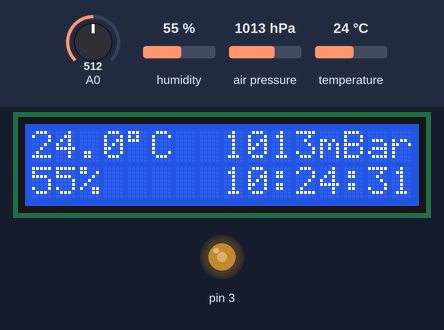
Simulated run of this sketch. Board: Arduino Uno, built with avr-gcc and run on an emulated ATmega328P. On the bench: 16×2 character LCD, output pins drawn as LEDs (lit = HIGH). Inputs (shaded band) come from the test bench; at power-on: A0 = 512, air pressure 1013 hPa, temperature 24 °C, humidity 55 %. The local clock reads 2024-03-15 10:24:30 at power-on unless the sketch sets it; storage starts empty; what the sketch prints to the serial monitor is not drawn.

Above: at 1.7 s.
1.8 s: A0 set to 106
At 2.9 s:
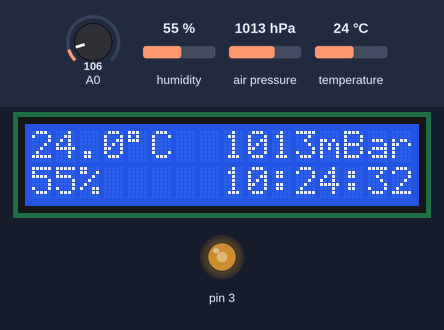
5.9 s: A0 set to 90
7.6 s: air pressure set to 952 hPa
At 10.8 s:
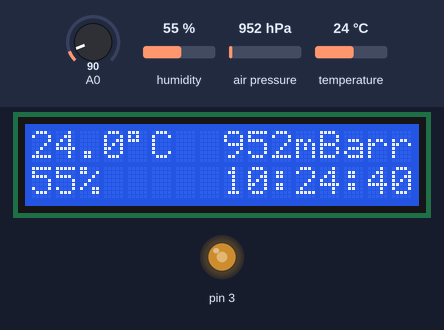
11.7 s: temperature set to 1 °C
At 12.9 s:
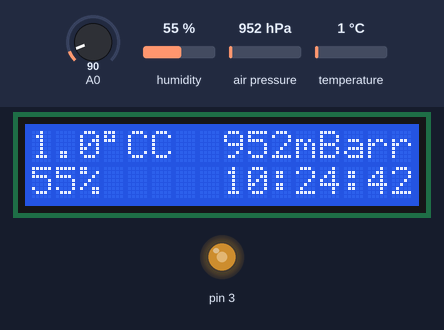
15.8 s: air pressure set to 1000 hPa
At 16.9 s:
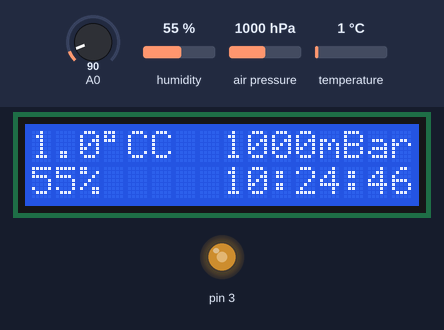
19.9 s: humidity set to 22 %
At 20.8 s:
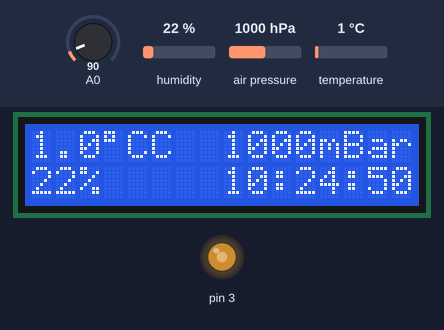
Timing chart, 0 to 22.9 s (numbered marks = the images above; inputs shaded):
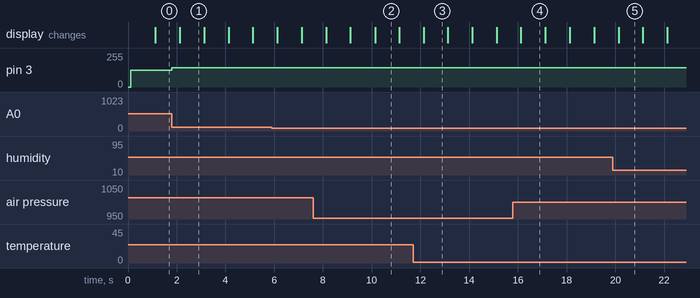

The sketch:

Datalogging_Weather_Station.ino
```cpp
#include <stdint.h>
#include "SparkFunBME280.h"

#include "Wire.h"
#include "SPI.h"
#include "RTClib.h"
#include <LiquidCrystal.h>
#include <SD.h>


//Global sensor object
BME280 mySensor;


unsigned long previousTime = 0;
unsigned long currentTime = 0;
const int interval = 1000; // 1000 ms between actions
int i = 0;

//Creates the variables used in the program
float Temperature;
float displayTemp;
float maxTemp;
float minTemp;
String displayString;
float displayMinTemp;
float displayMaxTemp;
float Pressure;
float Humidity;
String Hour;
String Minute;
String Second;
int counter = 1;
int counterTwo = 1;
String unit;


File dataFile;

char fileName[16];


const int RIGHT_KEY = 1; // define some symbolic names for the keys
const int UP_KEY = 2;
const int DOWN_KEY = 3;
const int LEFT_KEY = 4;
const int SELECT_KEY = 5;


int backlight = 127;
bool flag = true;

const int chipSelect = 10;

RTC_DS1307 rtc;

LiquidCrystal lcd(8,9,4,5,6,7);


void setup()
{
Serial.begin(9600);

while (!Serial) {
    ; // wait for serial port to connect. Needed for native USB port only
  }


  Serial.print("Initializing SD card...");

  // see if the card is present and can be initialized:
  if (!SD.begin(chipSelect)) {
    Serial.println("Card failed, or not present");
    // don't do anything more:
    while (1);
  }
  Serial.println("card initialized.");


    if (! rtc.begin()) {
    Serial.println("Couldn't find RTC");
    while (1);
  }
  if (! rtc.isrunning()) {
    Serial.println("RTC is NOT running!");
    // following line sets the RTC to the date & time this sketch was compiled
    rtc.adjust(DateTime(F(__DATE__), F(__TIME__)));
    // This line sets the RTC with an explicit date & time, for example to set
    // November 12, 2019 at 3pm you would call:
    // rtc.adjust(DateTime(2019, 11, 12, 15, 24, 0));
  }

  FileBuilder();


  //Initializes the BME280 sensor to run using an I2C protocol
  mySensor.settings.commInterface = I2C_MODE;
  mySensor.settings.I2CAddress = 0x77;


  //***Operation settings*****************************//
  mySensor.settings.runMode = 3; //  3, Normal mode
  mySensor.settings.tStandby = 0; //  0, 0.5ms
  mySensor.settings.filter = 0; //  0, filter off
  //tempOverSample can be:
  //  0, skipped
  //  1 through 5, oversampling *1, *2, *4, *8, *16 respectively
  mySensor.settings.tempOverSample = 1;
  //pressOverSample can be:
  //  0, skipped
  //  1 through 5, oversampling *1, *2, *4, *8, *16 respectively
    mySensor.settings.pressOverSample = 1;
  //humidOverSample can be:
  //  0, skipped
  //  1 through 5, oversampling *1, *2, *4, *8, *16 respectively
  mySensor.settings.humidOverSample = 1;

  // Initialzes the LCD screen & tells the Arduino the dimensions of the screen
  lcd.begin(16, 2);

  delay(10);  //Make sure sensor had enough time to turn on. BME280 requires 2ms to start up.

  // Gets the sensor to start taking readings
  mySensor.begin();


  Serial.print("Welcome to the hyper advanced weather monitor\n\n");
  Serial.print("Temperature: \tPressure: \tHumidity:\n\n");


  SensorDataReader();
  minTemp = Temperature;
  maxTemp = Temperature;
  // variable used to help keep track of time so readings can be made every second
  previousTime = millis();
}

void loop()
{

currentTime = millis(); // record current time

 // if statement to check if 1 second interval has elapsed
  keyPad();
  if (currentTime - previousTime >= interval)
  {
    previousTime = currentTime; // update previous time
  //Calls the functions which reads data from the BME280 sensor, formats it, and writes the formatted data to the LCD
  SensorDataReader();
  TimeReader();

  //will check to see if a new minimum or maximum temperature has been recorded
  minTempChecker();
  maxTempChecker();

  //calls the temperature conversion function
  tempConverter();

  //calls the function to write to the LCD monitor
  LCDWriter();
   i++;
   if (i == 10)
   {
    i = 0;
    //prints the recorded values to the serial monitor
    Serial.print(String(Temperature) + "°C\t\t");
    Serial.print(String(Pressure) + "mBar\t");
    Serial.print(String(Humidity) + "%\n");
    //calls the fileWriter function
    FileWriter();
   }
  }

  //sets the  LED backlight to the backlight value
  analogWrite(3, backlight);
}

// Function which formats data from the Arduino modules, and writes the formatted data to the LCD
void LCDWriter()
{
  // sets the LCD to print the next set of data from the top left corner of the screen
  lcd.setCursor(0, 0);
  // prints a formatted Temperature string to 1 decimal place & concatenates '°C' to the end
  lcd.print((String(displayTemp, 1)));
  if(counter != 3){
    //char 223 is used to print the degrees symbol to the LCD monitor if units are not kelvin
    lcd.print(char(223));
  }
  //will print the specified unit after the temperature is displayed
  lcd.print(unit);

  // sets the LCD to print the next set of data from the middle of the top part of the screen
  lcd.setCursor(8, 0);
  // prints a formatted Pressure string to 0 decimal places and concatenates the units 'mBar' to the end
  lcd.print(String(Pressure, 0) + "mBar");


  // sets the LCD to print the next set of data from the bottom left part of the screen
  lcd.setCursor(0, 1);
  if(counterTwo == 1){
    // prints a formatted Humidity string to 0 decimal places and concatenates a % symbol to the end
    lcd.print(String(Humidity, 0) + "%       ");

    lcd.setCursor(8, 1);
    //prints the time to the LCD monitor
    lcd.print(Hour + ":" + Minute + ":" + Second);
   } else {
    //prints the maximum and minimum temperatures
    lcd.print((String(displayMinTemp, 1)) + "/" + (String(displayMaxTemp, 1)) + "         ");
   }
}

//Reads the Temperature, Pressure & Humidity fron the BME280 Sensor
void SensorDataReader()
{
  Temperature = mySensor.readTempC();
  Pressure = (mySensor.readFloatPressure())/100; // converts the reading in Pascals to Millibar
  Humidity = mySensor.readFloatHumidity();
}

//will add the correct amount of zeros for the time recorded
String TimeFormatter(String arg)
{
  if (arg.length() == 1)
  {
    arg = "0" + arg;        //will add a zero beforehand if the number is one digit long
  }
  return arg;
}

//will get the current time and then format it correctly
void TimeReader()
{
  DateTime now = rtc.now();
  Hour = String(now.hour());
  Hour = TimeFormatter(Hour);

  Minute = String(now.minute());
  Minute = TimeFormatter(Minute);

  Second = String(now.second());
  Second = TimeFormatter(Second);
}

//will write the date,time, temperature, pressure and humidity to the file created
void FileWriter()
{
    DateTime now = rtc.now();
    dataFile = SD.open(fileName, FILE_WRITE);
    if (dataFile) {
    dataFile.print(now.day(), DEC);
    dataFile.print('/');
    dataFile.print(now.month(), DEC);
    dataFile.print('/');
    dataFile.print(now.year(), DEC);
    dataFile.print(',');
    dataFile.print(now.hour(), DEC);
    dataFile.print(':');
    dataFile.print(now.minute(), DEC);
    dataFile.print(':');
    dataFile.print(now.second(), DEC);
    dataFile.print(',');
    dataFile.print(Temperature,2);
    dataFile.print(',');
    dataFile.print(Pressure,2);
    dataFile.print(',');
    dataFile.print(Humidity,0);
    dataFile.print("\n");
    dataFile.close();
    }
}

//creates sequential file that the data will be written to
void FileBuilder()
{

int count = 0;
 do
  {
    sprintf(fileName, "DATA%04d.TXT", count);
    count++;
  }
  while(SD.exists(fileName));               //if file exists, add one to counter and try again
  }

//function to apply button functionality
void keyPad()
  {
    int A0Input = analogRead(A0); // temporary storage for analog input
    if (flag == true)
    {
      //Determine which button was pressed and applies their functionality
      switch (A0Input)
      {
      case 0 ... 100 :
        // RIGHT key pressed;
        counterTwo++;                          //identifies which display format to use on the bottom line
        if(counterTwo > 2){
          counterTwo = 1;
        }
        flag = false;
        return;
      case 101 ... 160:
        // UP key pressed
        backlight = constrain(backlight + 16,0,255);                 //increases brightness of screen
        flag = false;
        return ;
      case 161 ... 340:
        // DOWN key pressed
        backlight = constrain(backlight - 16,0,255);                 //decreases brightness of screen
        flag = false;
        return ;
      case 341 ... 510:
      // LEFT key pressed
        counter++;
        if(counter > 3)                         //identifies which unit of temperature to display in
        {
          counter = 1;
        }
        flag = false;
        return ;
      case 511 ... 750:
     // SELECT key pressed
     return ;
     default:
     return;

    }


  }
  //if no button is pressed flag is set to true so that buttons are not repeatedly triggered with one push
  if (A0Input > 800)
  {
    flag = true;
    return 0;
  }
}

//function to convert temperature into kelvin
float kel(float temp)
{
  float kelTemp = (temp + 273.15);
  return kelTemp;
}

//function to convert temperature into fahrenheit
float fah(float temp)
{
  float fahTemp = (temp*(9/5)+32);
  return fahTemp;
}

//Does temperature conversion for selected temperature scale
void tempConverter(){
  switch(counter){
    case 1:                                       //for celcius
    displayTemp = Temperature;
    displayString = (String(displayTemp, 1));
    unit = ("C");
    displayMinTemp = minTemp;
    displayMaxTemp = maxTemp;
    break;
    case 2:                                       //for fahrenheit
    displayTemp = fah(Temperature);
    displayString = (String(displayTemp, 1));
    unit = ("F");
    displayMinTemp = fah(minTemp);
    displayMaxTemp = fah(maxTemp);
    break;
    case 3:                                        //for kelvin
    displayTemp = kel(Temperature);
    displayString = (String(displayTemp, 1));
    unit = ("K");
    displayMinTemp = kel(minTemp);
    displayMaxTemp = kel(maxTemp);
    break;
  }
}

// Checks if temperature read is lower than minTemp and sets minTemp to equal temp if temp was lower
void minTempChecker()
 {
  if (minTemp > Temperature)
  {
    minTemp = Temperature;
  }
  return;
 }

 // Checks if temperature read is higher than maxTemp and sets maxTemp to equal temp if temp was higher
void maxTempChecker()
 {
  if (maxTemp < Temperature)
  {
    maxTemp = Temperature;
  }
  return;
 }
```

Measured:
- after the input at 1.8 s, pin 3: 127/255 → 143/255 at once
- after the input at 7.6 s, the display: first changes after 0.53 s (image 2 shows a later state)
- after the input at 11.7 s, the display: changes after 0.43 s (image 3)
- after the input at 15.8 s, the display: changes after 0.33 s (image 4)
- what the display in image 1 shows lasts 1.0 s, from 2.1 s to 3.1 s
